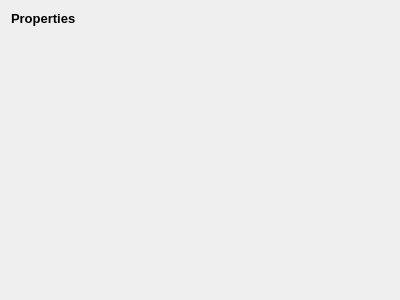
<?xml version="1.0" encoding="UTF-8"?>
<ui version="4.0">
 <class>FileInformation</class>
 <widget class="QWidget" name="FileInformation">
  <property name="geometry">
   <rect>
    <x>0</x>
    <y>0</y>
    <width>400</width>
    <height>300</height>
   </rect>
  </property>
  <property name="windowTitle">
   <string>Form</string>
  </property>
  <layout class="QVBoxLayout" name="verticalLayout">
   <item>
    <widget class="QLabel" name="lblProperties">
     <property name="font">
      <font>
       <pointsize>10</pointsize>
       <weight>75</weight>
       <bold>true</bold>
      </font>
     </property>
     <property name="text">
      <string>Properties</string>
     </property>
    </widget>
   </item>
   <item>
    <layout class="QFormLayout" name="formLayout"/>
   </item>
   <item>
    <spacer name="verticalSpacer">
     <property name="orientation">
      <enum>Qt::Vertical</enum>
     </property>
     <property name="sizeHint" stdset="0">
      <size>
       <width>20</width>
       <height>40</height>
      </size>
     </property>
    </spacer>
   </item>
  </layout>
 </widget>
 <resources/>
 <connections/>
</ui>
